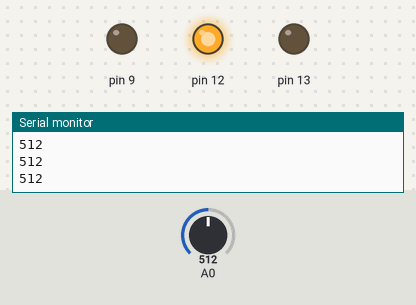
Simulated run of this sketch. Board: Arduino Uno, built with avr-gcc and run on an emulated ATmega328P. Shown: output pins drawn as LEDs (lit = HIGH), the last lines printed to the serial monitor. The test bench sets the inputs (shaded band); at power-on: A0 = 512.

Above: at 1.2 s.
1.3 s: A0 set to 483
At 1.7 s:
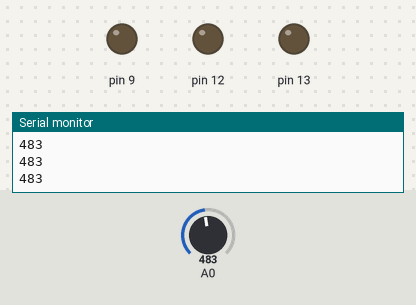
2.8 s: A0 set to 610
At 4.0 s:
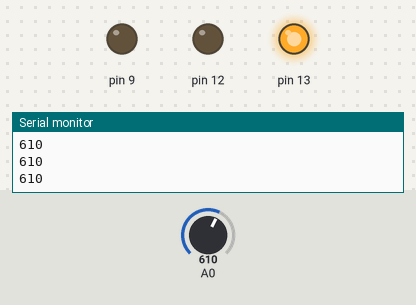
4.3 s: A0 set to 710
At 5.2 s:
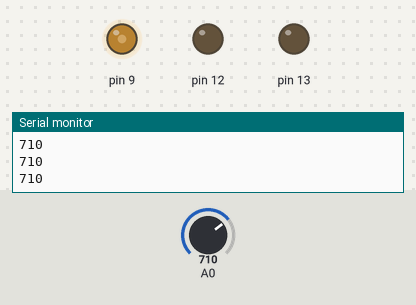
Timing chart, 0 to 7.3 s (numbered marks = the images above; inputs shaded):
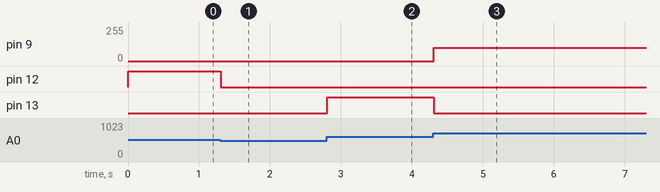

The sketch:

Digital_Duck.ino
```cpp
void setup() {
Serial.begin(9600);
pinMode(13, OUTPUT);
pinMode(12, OUTPUT);
pinMode(9, OUTPUT);
}

void loop() {
// read the input on analog pin 0:
  int sensorValue = analogRead(A0);

  // print out the value you read:
  Serial.println(sensorValue);
  delay(1);        // delay in between reads for stability


if (sensorValue <600 && sensorValue >500){
 digitalWrite (12, HIGH);   // turn the LED on (HIGH is the voltage level)
}else{
  digitalWrite (12, LOW);
}

if (sensorValue <700 && sensorValue >600){
  digitalWrite(13, HIGH);   // turn the LED on (HIGH is the voltage level)
}else{
  digitalWrite(13, LOW);
}

if (sensorValue >700 && sensorValue <800){
  analogWrite (9, 100);
}else{
 digitalWrite (9,LOW);
}
}
```

Measured:
- the behaviour switches between 501 and 500 on A0 (found by bisection; images 0 and 1)
- after the input at 1.3 s, pin 12: HIGH → LOW at once
- after the input at 2.8 s, pin 13: LOW → HIGH at once
- after the input at 4.3 s, pin 9: 0/255 → 100/255 at once; pin 13: HIGH → LOW at once
